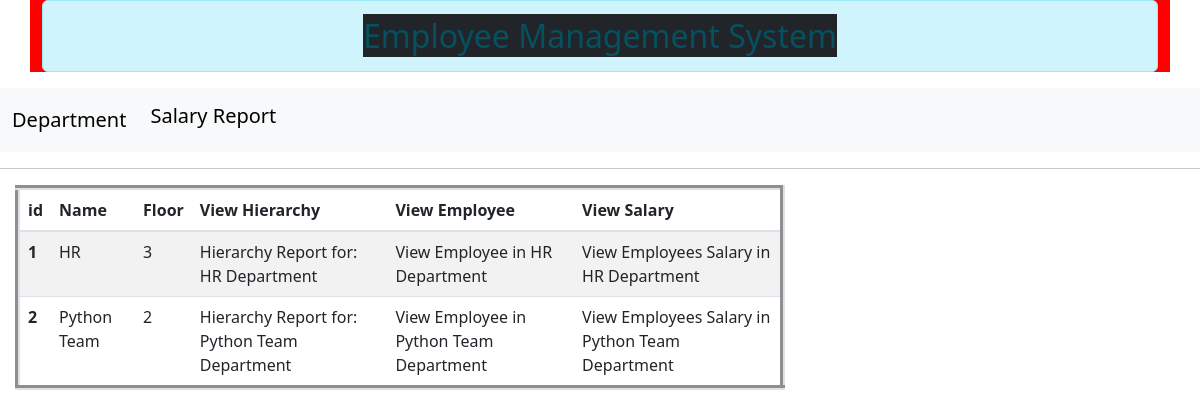
The page / on the database its author committed.
### employee/models.py (models this page shows, shortened)
class Department(models.Model):
    name = models.CharField(max_length=255)
    floor = models.IntegerField()

### employee/views.py (the view)
# urls.py: path('', views.add_department, name='department'),
def add_department(request):
    data = Department.objects.all()
    return render(request, 'employee/department.html', {
        'data': data})

### employee/templates/employee/department.html (shortened to what this page needs)
{% extends 'employee/base.html' %}
{% block content %}
<div class="col-8">
<table class="table table-striped table-hover" border="5px">
    <thead>
        <tr>
            <th scope="col">id</th>
            <th scope="col">Name</th>
            <th scope="col">Floor</th>
            <th scope="col">View Hierarchy</th>
            <th scope="col">View Employee</th>
            <th scope="col">View Salary</th>
        </tr>
    </thead>
    <tbody>
        <tr>
            {% for dt in data %}
            <th scope="row">{{ dt.id}}</th>
            <td>{{ dt.name}}</td>
            <td>{{ dt.floor}}</td>
            <td><a class="nav-link active" href="{% url 'department_reporting' dt.id %}">Hierarchy Report for: {{dt.name}} Department</a></td>
            <td><a class="nav-link active" aria-current="page" href="{% url 'emp' dt.id %}">View Employee in {{dt.name}} Department </a></td>
            <td><a class="nav-link active" aria-current="page" href="{% url 'salary' dt.id %}">View Employees Salary in {{dt.name}} Department </a></td>
        </tr>
        {% endfor %}
    </tbody>
</table>
</div>
{% endblock content %}

### rows shown on the page
Department: id "1", name "HR", floor "3"
Department: id "2", name "Python Team", floor "2"
